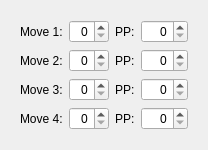
          <widget class="QWidget" name="attacksTab">
           <attribute name="title">
            <string>Attacks</string>
           </attribute>
           <layout class="QVBoxLayout" name="verticalLayout_5">
            <item alignment="Qt::AlignVCenter">
             <widget class="QWidget" name="widget_6" native="true">
              <layout class="QGridLayout" name="gridLayout_3">
               <item row="1" column="3">
                <widget class="QSpinBox" name="pp1">
                 <property name="sizePolicy">
                  <sizepolicy hsizetype="Preferred" vsizetype="Fixed">
                   <horstretch>1</horstretch>
                   <verstretch>0</verstretch>
                  </sizepolicy>
                 </property>
                 <property name="alignment">
                  <set>Qt::AlignRight|Qt::AlignTrailing|Qt::AlignVCenter</set>
                 </property>
                 <property name="accelerated">
                  <bool>true</bool>
                 </property>
                 <property name="maximum">
                  <number>255</number>
                 </property>
                </widget>
               </item>
               <item row="0" column="2">
                <widget class="QLabel" name="label_15">
                 <property name="text">
                  <string>PP:</string>
                 </property>
                </widget>
               </item>
               <item row="2" column="2">
                <widget class="QLabel" name="label_19">
                 <property name="text">
                  <string>PP:</string>
                 </property>
                </widget>
               </item>
               <item row="2" column="1">
                <widget class="QSpinBox" name="move2">
                 <property name="sizePolicy">
                  <sizepolicy hsizetype="Expanding" vsizetype="Fixed">
                   <horstretch>3</horstretch>
                   <verstretch>0</verstretch>
                  </sizepolicy>
                 </property>
                 <property name="alignment">
                  <set>Qt::AlignRight|Qt::AlignTrailing|Qt::AlignVCenter</set>
                 </property>
                 <property name="accelerated">
                  <bool>true</bool>
                 </property>
                 <property name="maximum">
                  <number>65535</number>
                 </property>
                 <property name="displayIntegerBase">
                  <number>16</number>
                 </property>
                </widget>
               </item>
               <item row="1" column="0">
                <widget class="QLabel" name="label_16">
                 <property name="text">
                  <string>Move 2:</string>
                 </property>
                </widget>
               </item>
               <item row="0" column="1">
                <widget class="QSpinBox" name="move0">
                 <property name="sizePolicy">
                  <sizepolicy hsizetype="Expanding" vsizetype="Fixed">
                   <horstretch>3</horstretch>
                   <verstretch>0</verstretch>
                  </sizepolicy>
                 </property>
                 <property name="alignment">
                  <set>Qt::AlignRight|Qt::AlignTrailing|Qt::AlignVCenter</set>
                 </property>
                 <property name="accelerated">
                  <bool>true</bool>
                 </property>
                 <property name="maximum">
                  <number>65535</number>
                 </property>
                 <property name="displayIntegerBase">
                  <number>16</number>
                 </property>
                </widget>
               </item>
               <item row="2" column="0">
                <widget class="QLabel" name="label_18">
                 <property name="text">
                  <string>Move 3:</string>
                 </property>
                </widget>
               </item>
               <item row="0" column="0">
                <widget class="QLabel" name="label_14">
                 <property name="text">
                  <string>Move 1:</string>
                 </property>
                </widget>
               </item>
               <item row="1" column="1">
                <widget class="QSpinBox" name="move1">
                 <property name="sizePolicy">
                  <sizepolicy hsizetype="Expanding" vsizetype="Fixed">
                   <horstretch>3</horstretch>
                   <verstretch>0</verstretch>
                  </sizepolicy>
                 </property>
                 <property name="alignment">
                  <set>Qt::AlignRight|Qt::AlignTrailing|Qt::AlignVCenter</set>
                 </property>
                 <property name="accelerated">
                  <bool>true</bool>
                 </property>
                 <property name="maximum">
                  <number>65535</number>
                 </property>
                 <property name="displayIntegerBase">
                  <number>16</number>
                 </property>
                </widget>
               </item>
               <item row="0" column="3">
                <widget class="QSpinBox" name="pp0">
                 <property name="sizePolicy">
                  <sizepolicy hsizetype="Preferred" vsizetype="Fixed">
                   <horstretch>1</horstretch>
                   <verstretch>0</verstretch>
                  </sizepolicy>
                 </property>
                 <property name="alignment">
                  <set>Qt::AlignRight|Qt::AlignTrailing|Qt::AlignVCenter</set>
                 </property>
                 <property name="accelerated">
                  <bool>true</bool>
                 </property>
                 <property name="maximum">
                  <number>255</number>
                 </property>
                </widget>
               </item>
               <item row="1" column="2">
                <widget class="QLabel" name="label_17">
                 <property name="text">
                  <string>PP:</string>
                 </property>
                </widget>
               </item>
               <item row="3" column="0">
                <widget class="QLabel" name="label_20">
                 <property name="text">
                  <string>Move 4:</string>
                 </property>
                </widget>
               </item>
               <item row="3" column="1">
                <widget class="QSpinBox" name="move3">
                 <property name="sizePolicy">
                  <sizepolicy hsizetype="Expanding" vsizetype="Fixed">
                   <horstretch>3</horstretch>
                   <verstretch>0</verstretch>
                  </sizepolicy>
                 </property>
                 <property name="alignment">
                  <set>Qt::AlignRight|Qt::AlignTrailing|Qt::AlignVCenter</set>
                 </property>
                 <property name="accelerated">
                  <bool>true</bool>
                 </property>
                 <property name="maximum">
                  <number>65535</number>
                 </property>
                 <property name="displayIntegerBase">
                  <number>16</number>
                 </property>
                </widget>
               </item>
               <item row="3" column="2">
                <widget class="QLabel" name="label_21">
                 <property name="text">
                  <string>PP:</string>
                 </property>
                </widget>
               </item>
               <item row="3" column="3">
                <widget class="QSpinBox" name="pp3">
                 <property name="sizePolicy">
                  <sizepolicy hsizetype="Preferred" vsizetype="Fixed">
                   <horstretch>1</horstretch>
                   <verstretch>0</verstretch>
                  </sizepolicy>
                 </property>
                 <property name="alignment">
                  <set>Qt::AlignRight|Qt::AlignTrailing|Qt::AlignVCenter</set>
                 </property>
                 <property name="accelerated">
                  <bool>true</bool>
                 </property>
                 <property name="maximum">
                  <number>255</number>
                 </property>
                </widget>
               </item>
               <item row="2" column="3">
                <widget class="QSpinBox" name="pp2">
                 <property name="sizePolicy">
                  <sizepolicy hsizetype="Preferred" vsizetype="Fixed">
                   <horstretch>1</horstretch>
                   <verstretch>0</verstretch>
                  </sizepolicy>
                 </property>
                 <property name="alignment">
                  <set>Qt::AlignRight|Qt::AlignTrailing|Qt::AlignVCenter</set>
                 </property>
                 <property name="accelerated">
                  <bool>true</bool>
                 </property>
                 <property name="maximum">
                  <number>255</number>
                 </property>
                </widget>
               </item>
              </layout>
             </widget>
            </item>
           </layout>
          </widget>
